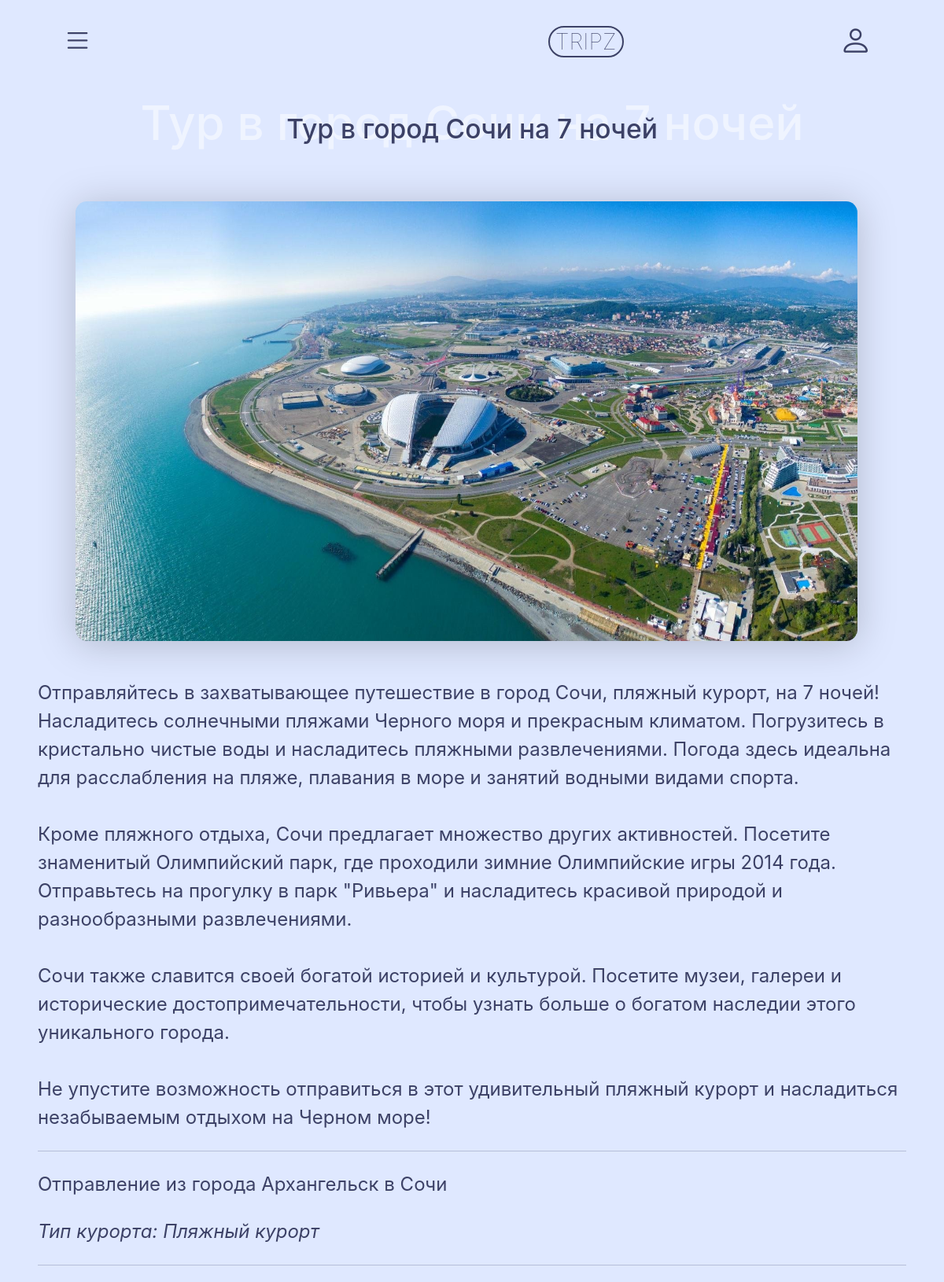
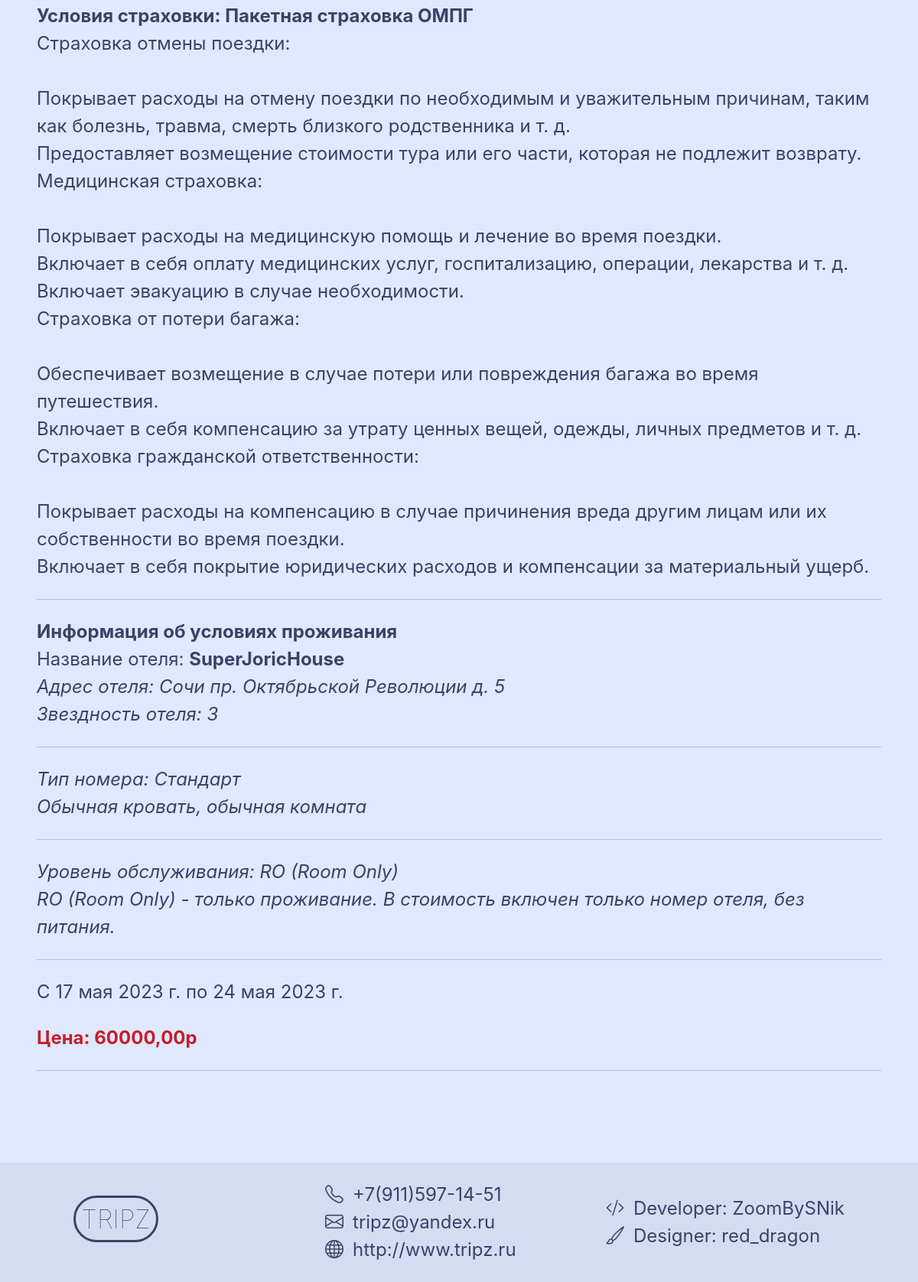
/tour/1/, run on the app's committed database (2 pictures, top to bottom).
### tours/models.py (models this page shows, shortened)
class Service(models.Model):
    tour = models.ForeignKey(Tour, blank=True, null=True, on_delete=models.PROTECT, verbose_name='Тур')
    additional_service = models.ForeignKey(AdditionalService, blank=True, null=True,
                                           on_delete=models.PROTECT, verbose_name='Дополнительная услуга')
    price = models.DecimalField(max_digits=10, decimal_places=2, verbose_name='Цена')
    start_date = models.DateField(blank=True, null=True, verbose_name='Дата начала(для туров)')
    end_date = models.DateField(blank=True, null=True, verbose_name='Дата окончания(для туров)')
    class Meta:
        verbose_name = 'Услуга'
        verbose_name_plural = 'Услуги'

class Tour(models.Model):
    title = models.CharField(max_length=120, verbose_name='Наименование')
    description = models.TextField(null=True, blank=True, verbose_name='Описание')
    departure_city = models.ForeignKey(City, on_delete=models.PROTECT, verbose_name='Город отправления')
    insurance = models.ForeignKey(Insurance, on_delete=models.PROTECT, verbose_name='Страховка')
    type_of_resort = models.ForeignKey(TypeOfResort, on_delete=models.PROTECT, verbose_name='Тип курорта')
    living_conditions = models.ForeignKey(LivingConditions, on_delete=models.PROTECT, verbose_name='Условия проживания')
    image = models.ImageField(upload_to='tours/', null=True,
                                blank=True, verbose_name='Обложка')
    class Meta:
        verbose_name = 'Тур'
        verbose_name_plural = 'Туры'

class City(models.Model):
    title = models.CharField(max_length=80, unique=True, verbose_name='Наименование')
    def __str__(self):
        return '%s' % (self.title)
    class Meta:
        verbose_name = 'Город'
        verbose_name_plural = 'Города'

class LivingConditions(models.Model):
    hotel = models.ForeignKey(Hotel, on_delete=models.PROTECT, verbose_name='Отель')
    type_of_hotel_room = models.ForeignKey(TypeOfHotelRoom, on_delete=models.PROTECT, verbose_name='Тип номера')
    type_of_hotel_catering = models.ForeignKey(TypeОfHotelCatering,
                                               on_delete=models.PROTECT, verbose_name='Тип питания')
    class Meta:
        verbose_name = 'Условия проживания'
        verbose_name_plural = 'Условия проживания'

class Hotel(models.Model):
    STAR_CHOICES = (
        (0, 'Нет звезд'),
        (1, '1 звезда'),
        (2, '2 звезды'),
        (3, '3 звезды'),
        (4, '4 звезды'),
        (5, '5 звезд'),
    )
    title = models.CharField(max_length=80, verbose_name='Наименование')
    description = models.TextField(null=True, blank=True, verbose_name='Описание')
    city = models.ForeignKey(City, on_delete=models.PROTECT, verbose_name='Город')
    address = models.CharField(max_length=120, verbose_name='Адрес')
    star_rating = models.IntegerField(
        choices=STAR_CHOICES,
        validators=[MinValueValidator(0), MaxValueValidator(5)],
        verbose_name='Звездность гостиницы'
    )
    class Meta:
        unique_together = ('title', 'city')
        verbose_name = 'Гостиница'
        verbose_name_plural = 'Гостиницы'

class TypeOfResort(models.Model):
    title = models.CharField(max_length=120, verbose_name='Наименование')
    description = models.TextField(null=True, blank=True, verbose_name='Описание')
    def __str__(self):
        return '%s' % (self.title)
    class Meta:
        verbose_name = 'Тип курорта'
        verbose_name_plural = 'Типы курортов'

class Insurance(models.Model):
    title = models.CharField(max_length=120, verbose_name='Наименование')
    description = models.TextField(null=True, blank=True, verbose_name='Условия страховки')
    class Meta:
        verbose_name = 'Страховка'
        verbose_name_plural = 'Страховки'

class TypeOfHotelRoom(models.Model):
    title = models.CharField(null=False, blank=False, max_length=30, unique=True, verbose_name='Наименование')
    description = models.TextField(null=True, blank=True, verbose_name='Описание')
    class Meta:
        verbose_name = 'Тип номера'
        verbose_name_plural = 'Типы номеров'

class TypeОfHotelCatering(models.Model):
    title = models.CharField(max_length=30, unique=True, verbose_name='Наименование')
    description = models.TextField(null=True, blank=True, verbose_name='Описание')
    class Meta:
        verbose_name = 'Тип питания'
        verbose_name_plural = 'Типы питаний'

### pages/views.py (the view)
# urls.py: path('tour/<int:id>/', views.tour_detail, name='tour_detail'),
def tour_detail(request, id):
    try:
        service = Service.objects.get(id=id)
        context = {'service': service}
        return render(request, 'tour.html', context)
    except Service.DoesNotExist:
        raise Http404("Service does not exist")

### pages/templates/tour.html (shortened to what this page needs)
{% extends 'base.html' %}
{% block content %}
    <div class="header">
        <div class="nav-custom">{% include 'navbar.html' %}</div>
    </div>
    <div class="main-content">
        <div class="main-text-container">
            <h1 class="main-text-bg">{{ service.tour.title }}</h1>
            <h3 class="main-text-fr">{{ service.tour.title }}</h3>
        </div>
        <div class="block">
            <img src="{{ service.tour.image.url }}" class="img-in-block">
            <p>
                {{ service.tour.description|linebreaksbr }}
            </p>
            <hr>
            <p>
                Отправление из города {{ service.tour.departure_city }} в {{ service.tour.living_conditions.hotel.city }}
            </p>
            <p>
                <i>Тип курорта: {{ service.tour.type_of_resort }}</i>
            </p>
            <hr>
            <p>
                <b>Условия страховки: {{ service.tour.insurance.title }}
                </b>
                <br>
                {{ service.tour.insurance.description|linebreaksbr }}
            </p>
            <hr>
            <p>
                <b>Информация об условиях проживания</b>
                <br>
                Название отеля: <b>{{ service.tour.living_conditions.hotel.title }}</b>
                <br>
                <i>
                    Адрес отеля: {{ service.tour.living_conditions.hotel.city.title }} {{ service.tour.living_conditions.hotel.address }}
                    <br>
                    Звездность отеля: {{ service.tour.living_conditions.hotel.star_rating }}
                </i>
                <hr>
                <i>
                    Тип номера: {{ service.tour.living_conditions.type_of_hotel_room.title }}
                    <br>{{ service.tour.living_conditions.type_of_hotel_room.description }}
                </i>
                <hr>
                <i>
                    Уровень обслуживания: {{ service.tour.living_conditions.type_of_hotel_catering.title }}
                    <br>{{ service.tour.living_conditions.type_of_hotel_catering.description }}
                </i>
            </p>
            <hr>
            <p>
                С {{ service.start_date }} по {{ service.end_date }}
            </p>
            <p style="color: #c61e29; font-weight: bolder">Цена: {{ service.price }}р</p>
            <hr>
        </div>
    </div>
{% endblock %}

### pages/templates/tour.html (style rules this page uses)
.nav-custom { z-index: 10000; position: fixed; top: 0px; width: 100%; background: none; padding: 0em 2em; }
.main-content { width: 100%; padding: 2em; margin-bottom: 2em; }
.main-text-container { position: relative; height: auto; margin-top: 4em; }
.main-text-bg { position: absolute; z-index: 1; font-size: 2.5em; color: rgba(255, 255, 255, 0.5); text-align: center; width: 100%; top: -0.4em; }
.main-text-fr { position: relative; font-size: 1.4em; z-index: 2; text-align: center; }
.block { margin-top: 1em; overflow: hidden; }
.img-in-block { max-width: 90%; border-radius: 0.6em; filter: drop-shadow(0em 0.2em 1em rgba(0, 0, 0, 0.2)); height: auto; margin: 2em; }
.header { width: 100%; }

### pages/templates/base.html (style rules this page uses)
* { font-family: 'Inter', sans-serif; font-weight: normal; font-size: 24px; color: #3C4166; }

### data on the page
Service: tour "Тур в город Сочи на 7 ночей", tour.image (picture), tour.description "Отправляйтесь в захватывающее путешествие в город Сочи, пляжный курорт, на 7 ночей! Насладитесь солнечными пляжами Черного моря и прекрасным климатом. Погрузитесь в кристально чистые воды и насладитесь пляжными развлечениями. Погода здесь идеальна для расслабления на пляже, плавания в море и занятий водными видами спорта. Кроме пляжного отдыха, Сочи предлагает множество других активностей. Посетите знаменитый Олимпийский парк, где проходили зимние Олимпийские игры 2014 года. Отправьтесь на прогулку в парк \"Ривьера\" и насладитесь красивой природой и разнообразными развлечениями. Сочи также славится своей богатой историей и культурой. Посетите музеи, галереи и исторические…", tour.departure_city "Архангельск", tour.living_conditions.hotel.city "Сочи", tour.type_of_resort "Пляжный курорт", tour.insurance "Пакетная страховка ОМПГ", tour.insurance.description "Страховка отмены поездки: Покрывает расходы на отмену поездки по необходимым и уважительным причинам, таким как болезнь, травма, смерть близкого родственника и т. д. Предоставляет возмещение стоимости тура или его части, которая не подлежит возврату. Медицинская страховка: Покрывает расходы на медицинскую помощь и лечение во время поездки. Включает в себя оплату медицинских услуг, госпитализацию, операции, лекарства и т. д. Включает эвакуацию в случае необходимости. Страховка от потери багажа: Обеспечивает возмещение в случае потери или повреждения багажа во время путешествия. Включает в себя компенсацию за утрату ценных вещей, одежды, личных предметов и т. д. Страховка гражданской…", tour.living_conditions.hotel "SuperJoricHouse", tour.living_conditions.hotel.address "пр. Октябрьской Революции д. 5", tour.living_conditions.hotel.star_rating "3", tour.living_conditions.type_of_hotel_room "Стандарт", tour.living_conditions.type_of_hotel_room.description "Обычная кровать, обычная комната", tour.living_conditions.type_of_hotel_catering "RO (Room Only)", tour.living_conditions.type_of_hotel_catering.description "RO (Room Only) - только проживание. В стоимость включен только номер отеля, без питания.", start_date "17 мая 2023 г.", end_date "24 мая 2023 г.", price "60000,00"
